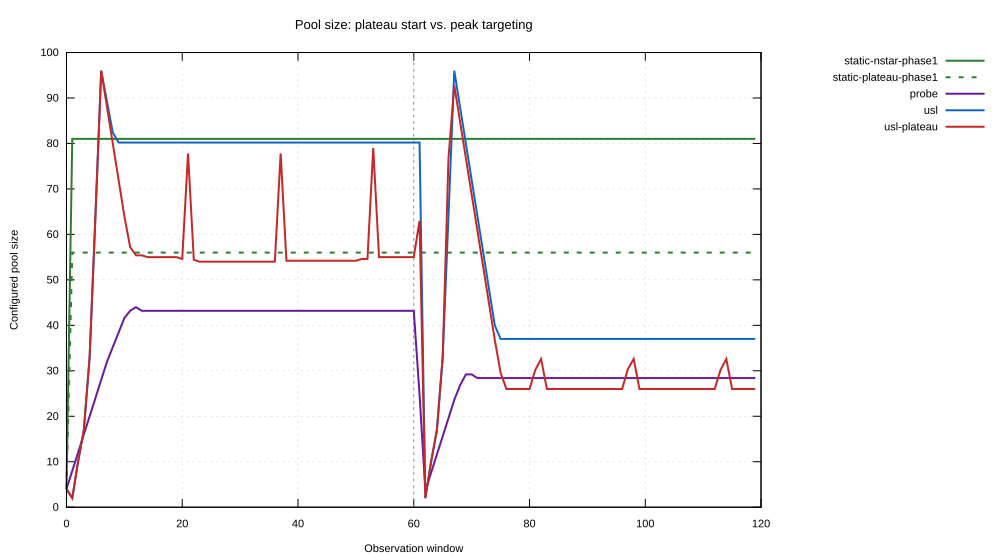

Reproduce this figure in gnuplot.
# Experiments K3/K5: pool size vs. time, plateau start (N_eps) vs. peak (N*) targeting, shift at window 60.
# Input:  plateau-poolsize.csv (window, static-nstar-phase1, static-plateau-phase1, probe, usl, usl-plateau)
# Output: plateau-poolsize.svg / .pdf
set datafile separator ","
set title "Pool size: plateau start vs. peak targeting" font ",13"
set xlabel "Observation window"
set ylabel "Configured pool size"
set grid xtics ytics lt 0 lw 0.5 lc rgb "#cccccc"
set key outside right top vertical
set arrow from 60, graph 0 to 60, graph 1 nohead dt 2 lc rgb "#888888"
set style line 1 lw 2 lc rgb "#2E7D32"
set style line 2 lw 2 dt 2 lc rgb "#2E7D32"
set style line 3 lw 2 lc rgb "#6A1B9A"
set style line 4 lw 2 lc rgb "#1565C0"
set style line 5 lw 2 lc rgb "#C62828"
set terminal svg enhanced font "arial,11" size 1000,560
set output 'plateau-poolsize.svg'
plot for [i=2:6] 'plateau-poolsize.csv' using 1:i with lines ls (i-1) title columnheader
set terminal pdfcairo enhanced font "arial,10" size 8,4.5
set output 'plateau-poolsize.pdf'
replot
set output
